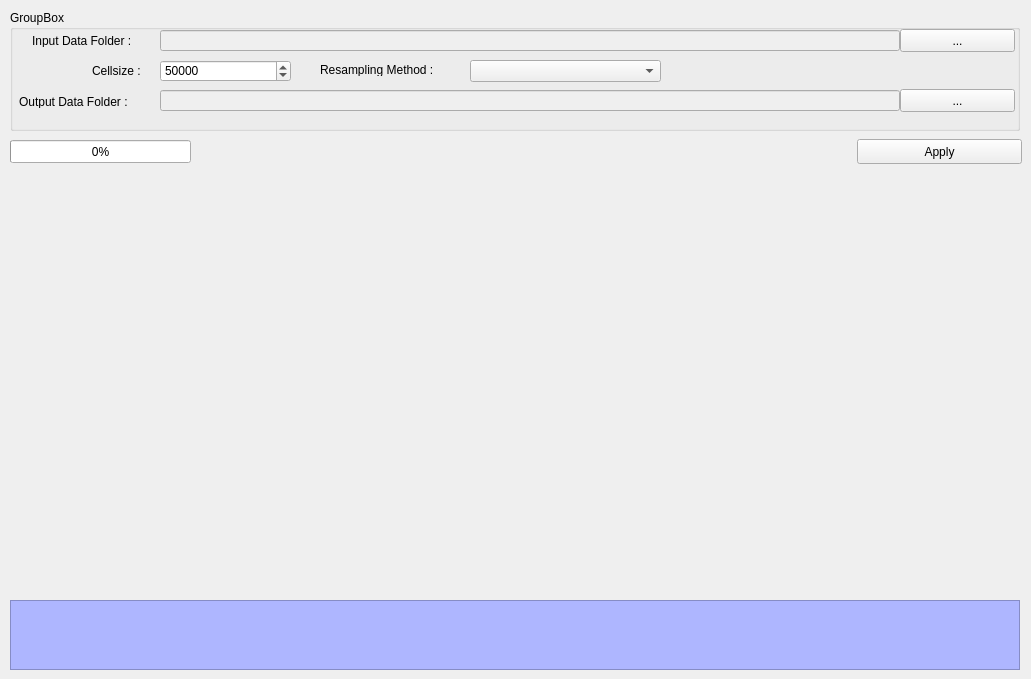
   <widget class="QWidget" name="tab_18">
    <attribute name="title">
     <string>Resampling</string>
    </attribute>
    <widget class="QGroupBox" name="groupBox_20">
     <property name="geometry">
      <rect>
       <x>10</x>
       <y>10</y>
       <width>1010</width>
       <height>121</height>
      </rect>
     </property>
     <property name="title">
      <string>GroupBox</string>
     </property>
     <widget class="QLabel" name="label_55">
      <property name="geometry">
       <rect>
        <x>82</x>
        <y>55</y>
        <width>72</width>
        <height>12</height>
       </rect>
      </property>
      <property name="text">
       <string>Cellsize : </string>
      </property>
     </widget>
     <widget class="QLabel" name="label_56">
      <property name="geometry">
       <rect>
        <x>310</x>
        <y>54</y>
        <width>146</width>
        <height>12</height>
       </rect>
      </property>
      <property name="text">
       <string>Resampling Method : </string>
      </property>
     </widget>
     <widget class="QPushButton" name="btn_output_resample">
      <property name="geometry">
       <rect>
        <x>890</x>
        <y>79</y>
        <width>115</width>
        <height>23</height>
       </rect>
      </property>
      <property name="text">
       <string>...</string>
      </property>
     </widget>
     <widget class="QLabel" name="label_57">
      <property name="geometry">
       <rect>
        <x>22</x>
        <y>25</y>
        <width>126</width>
        <height>12</height>
       </rect>
      </property>
      <property name="text">
       <string>Input Data Folder :</string>
      </property>
     </widget>
     <widget class="QSpinBox" name="cellsize">
      <property name="geometry">
       <rect>
        <x>150</x>
        <y>50</y>
        <width>131</width>
        <height>22</height>
       </rect>
      </property>
      <property name="maximum">
       <number>9999999</number>
      </property>
      <property name="value">
       <number>50000</number>
      </property>
     </widget>
     <widget class="QLabel" name="label_58">
      <property name="geometry">
       <rect>
        <x>9</x>
        <y>86</y>
        <width>136</width>
        <height>12</height>
       </rect>
      </property>
      <property name="text">
       <string>Output Data Folder : </string>
      </property>
     </widget>
     <widget class="QPushButton" name="btn_input_resample">
      <property name="geometry">
       <rect>
        <x>890</x>
        <y>19</y>
        <width>115</width>
        <height>23</height>
       </rect>
      </property>
      <property name="text">
       <string>...</string>
      </property>
     </widget>
     <widget class="QComboBox" name="cmb_resample_method">
      <property name="geometry">
       <rect>
        <x>460</x>
        <y>50</y>
        <width>191</width>
        <height>22</height>
       </rect>
      </property>
     </widget>
     <widget class="QLineEdit" name="txt_input_resample">
      <property name="enabled">
       <bool>false</bool>
      </property>
      <property name="geometry">
       <rect>
        <x>150</x>
        <y>20</y>
        <width>740</width>
        <height>21</height>
       </rect>
      </property>
     </widget>
     <widget class="QLineEdit" name="txt_output_resample">
      <property name="enabled">
       <bool>false</bool>
      </property>
      <property name="geometry">
       <rect>
        <x>150</x>
        <y>80</y>
        <width>740</width>
        <height>21</height>
       </rect>
      </property>
     </widget>
    </widget>
    <widget class="QTextEdit" name="textEdit_7">
     <property name="enabled">
      <bool>false</bool>
     </property>
     <property name="geometry">
      <rect>
       <x>10</x>
       <y>600</y>
       <width>1010</width>
       <height>70</height>
      </rect>
     </property>
     <property name="styleSheet">
      <string notr="true">background-color: rgb(174, 182, 255);
font: 75 10pt &quot;MS Shell Dlg 2&quot;;</string>
     </property>
    </widget>
    <widget class="QPushButton" name="btn_apply_resample">
     <property name="geometry">
      <rect>
       <x>857</x>
       <y>139</y>
       <width>165</width>
       <height>25</height>
      </rect>
     </property>
     <property name="text">
      <string>Apply</string>
     </property>
    </widget>
    <widget class="QProgressBar" name="resampling_progressBar">
     <property name="geometry">
      <rect>
       <x>10</x>
       <y>140</y>
       <width>181</width>
       <height>23</height>
      </rect>
     </property>
     <property name="value">
      <number>0</number>
     </property>
    </widget>
   </widget>
